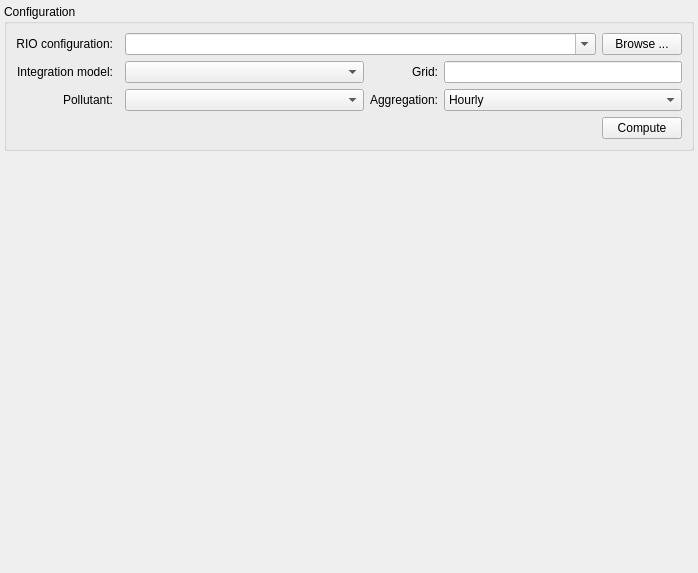
<?xml version="1.0" encoding="UTF-8"?>
<ui version="4.0">
 <class>MappingView</class>
 <widget class="QWidget" name="MappingView">
  <property name="geometry">
   <rect>
    <x>0</x>
    <y>0</y>
    <width>698</width>
    <height>573</height>
   </rect>
  </property>
  <property name="windowTitle">
   <string>Form</string>
  </property>
  <layout class="QGridLayout" name="gridLayout_2">
   <property name="leftMargin">
    <number>0</number>
   </property>
   <property name="topMargin">
    <number>0</number>
   </property>
   <property name="rightMargin">
    <number>0</number>
   </property>
   <property name="bottomMargin">
    <number>0</number>
   </property>
   <item row="1" column="0">
    <widget class="opaq::MapView" name="map" native="true">
     <property name="sizePolicy">
      <sizepolicy hsizetype="Expanding" vsizetype="Expanding">
       <horstretch>0</horstretch>
       <verstretch>0</verstretch>
      </sizepolicy>
     </property>
    </widget>
   </item>
   <item row="0" column="0">
    <layout class="QVBoxLayout" name="verticalLayout">
     <property name="leftMargin">
      <number>4</number>
     </property>
     <property name="topMargin">
      <number>4</number>
     </property>
     <property name="rightMargin">
      <number>4</number>
     </property>
     <property name="bottomMargin">
      <number>0</number>
     </property>
     <item>
      <widget class="QGroupBox" name="configGroupBox">
       <property name="title">
        <string>Configuration</string>
       </property>
       <layout class="QGridLayout" name="gridLayout_3">
        <item row="3" column="0">
         <widget class="QLabel" name="label">
          <property name="text">
           <string>Pollutant:</string>
          </property>
          <property name="alignment">
           <set>Qt::AlignRight|Qt::AlignTrailing|Qt::AlignVCenter</set>
          </property>
         </widget>
        </item>
        <item row="1" column="3">
         <widget class="QLabel" name="label_4">
          <property name="text">
           <string>Grid:</string>
          </property>
          <property name="alignment">
           <set>Qt::AlignRight|Qt::AlignTrailing|Qt::AlignVCenter</set>
          </property>
         </widget>
        </item>
        <item row="1" column="4">
         <widget class="QLineEdit" name="lineEdit"/>
        </item>
        <item row="0" column="1" colspan="4">
         <layout class="QHBoxLayout" name="horizontalLayout">
          <property name="leftMargin">
           <number>6</number>
          </property>
          <item>
           <widget class="QComboBox" name="configPathCombo">
            <property name="sizePolicy">
             <sizepolicy hsizetype="Expanding" vsizetype="Fixed">
              <horstretch>0</horstretch>
              <verstretch>0</verstretch>
             </sizepolicy>
            </property>
            <property name="editable">
             <bool>true</bool>
            </property>
           </widget>
          </item>
          <item>
           <widget class="QPushButton" name="browseButton">
            <property name="text">
             <string>Browse ...</string>
            </property>
           </widget>
          </item>
         </layout>
        </item>
        <item row="3" column="3">
         <widget class="QLabel" name="label_3">
          <property name="text">
           <string>Aggregation:</string>
          </property>
          <property name="alignment">
           <set>Qt::AlignRight|Qt::AlignTrailing|Qt::AlignVCenter</set>
          </property>
         </widget>
        </item>
        <item row="3" column="4">
         <widget class="QComboBox" name="aggregationCombo">
          <item>
           <property name="text">
            <string>Hourly</string>
           </property>
          </item>
          <item>
           <property name="text">
            <string>Daily</string>
           </property>
          </item>
          <item>
           <property name="text">
            <string>Monthly</string>
           </property>
          </item>
         </widget>
        </item>
        <item row="3" column="2">
         <widget class="QComboBox" name="pollutantCombo">
          <property name="sizePolicy">
           <sizepolicy hsizetype="Expanding" vsizetype="Fixed">
            <horstretch>0</horstretch>
            <verstretch>0</verstretch>
           </sizepolicy>
          </property>
         </widget>
        </item>
        <item row="0" column="0">
         <widget class="QLabel" name="configLabel">
          <property name="sizePolicy">
           <sizepolicy hsizetype="Minimum" vsizetype="Preferred">
            <horstretch>0</horstretch>
            <verstretch>0</verstretch>
           </sizepolicy>
          </property>
          <property name="text">
           <string>RIO configuration:</string>
          </property>
          <property name="alignment">
           <set>Qt::AlignRight|Qt::AlignTrailing|Qt::AlignVCenter</set>
          </property>
         </widget>
        </item>
        <item row="1" column="2">
         <widget class="QComboBox" name="integrationCombo"/>
        </item>
        <item row="1" column="0">
         <widget class="QLabel" name="label_2">
          <property name="text">
           <string>Integration model:</string>
          </property>
          <property name="alignment">
           <set>Qt::AlignRight|Qt::AlignTrailing|Qt::AlignVCenter</set>
          </property>
         </widget>
        </item>
        <item row="4" column="0" colspan="5">
         <layout class="QHBoxLayout" name="horizontalLayout_2">
          <item>
           <spacer name="horizontalSpacer">
            <property name="orientation">
             <enum>Qt::Horizontal</enum>
            </property>
            <property name="sizeHint" stdset="0">
             <size>
              <width>40</width>
              <height>20</height>
             </size>
            </property>
           </spacer>
          </item>
          <item>
           <widget class="QPushButton" name="pushButton">
            <property name="text">
             <string>Compute</string>
            </property>
           </widget>
          </item>
         </layout>
        </item>
       </layout>
      </widget>
     </item>
    </layout>
   </item>
  </layout>
 </widget>
 <customwidgets>
  <customwidget>
   <class>opaq::MapView</class>
   <extends>QWidget</extends>
   <header>mapview.h</header>
   <container>1</container>
  </customwidget>
 </customwidgets>
 <resources/>
 <connections/>
</ui>
